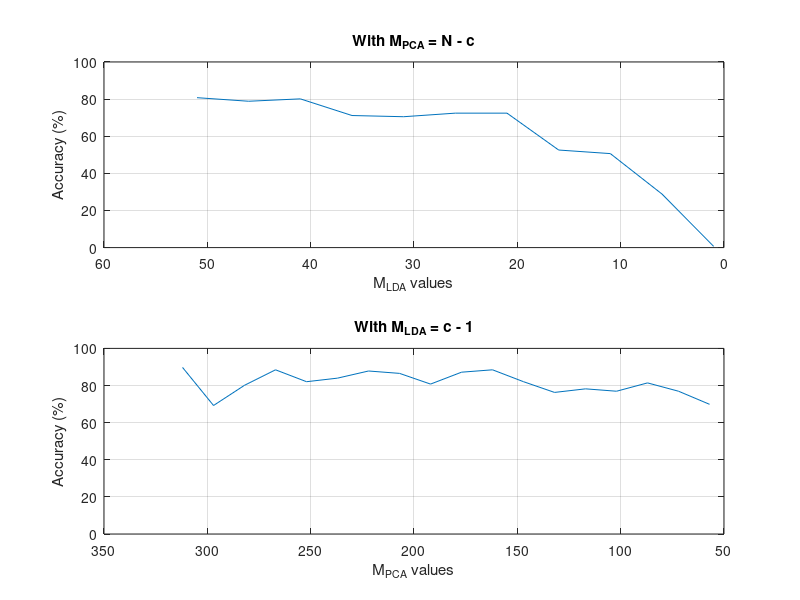

Here is the MATLAB script that generated this plot:
clear all, close all
M_LDAvary = load('split_7m_pca312VARY_M_LDA.mat');
M_PCAvary = load('split_7m_lda51VARY_M_PCA2.mat');

figure()
title('Accuracy with varying values of M_{LDA} and M_{PCA}')

subplot(211)

set(gca, 'XDir','reverse')
plot(M_LDAvary.M_LDA, M_LDAvary.accuracy*100)
ylim([0 100])
title('With M_{PCA} = N - c')
xlabel('M_{LDA} values')
ylabel('Accuracy (%)')
set(gca, 'XDir','reverse')

grid on
subplot(212)

plot(M_PCAvary.M_PCA, M_PCAvary.accuracy*100)
ylim([0 100])
xlabel('M_{PCA} values')
ylabel('Accuracy (%)')
set(gca, 'XDir','reverse')
title('With M_{LDA} = c - 1')
grid on


